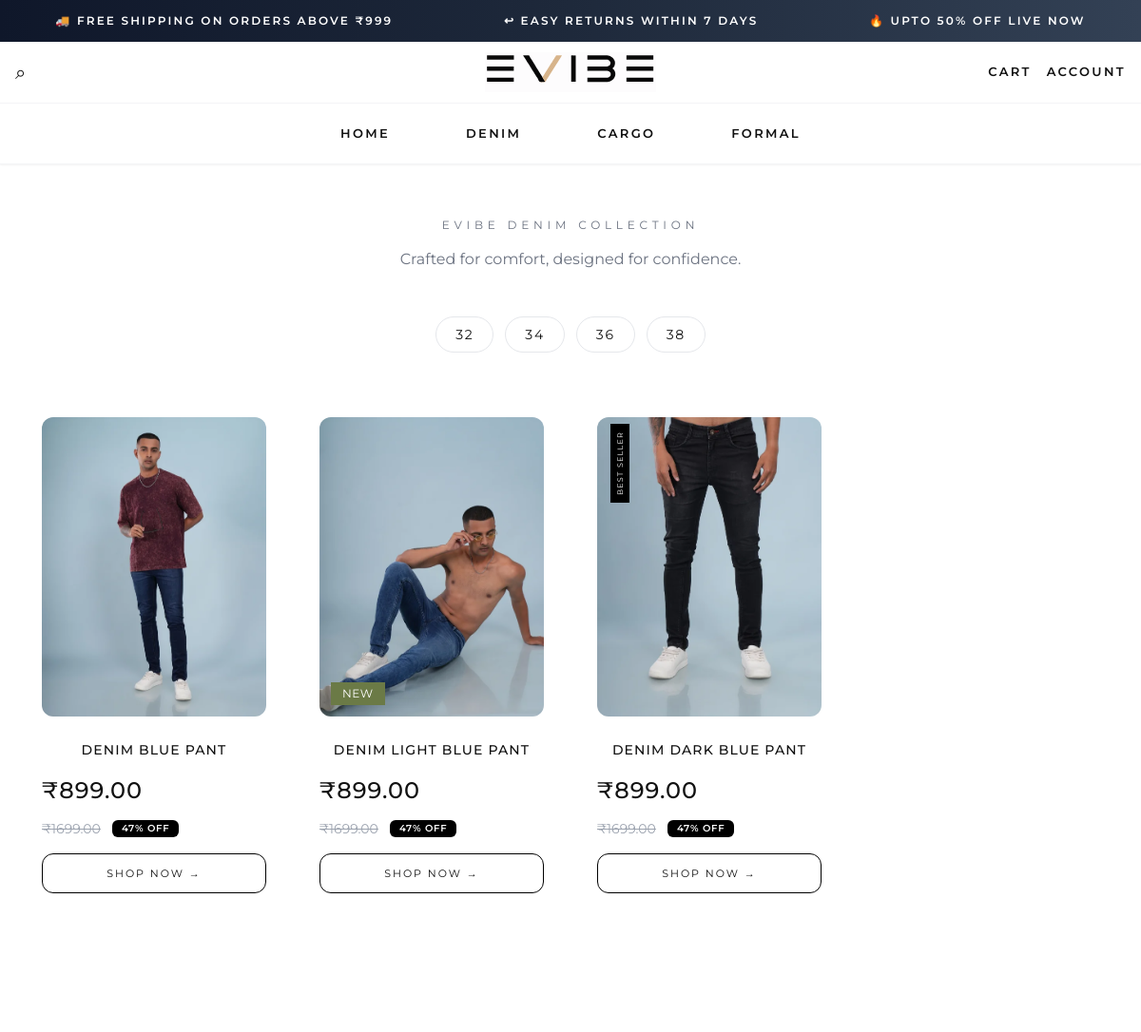
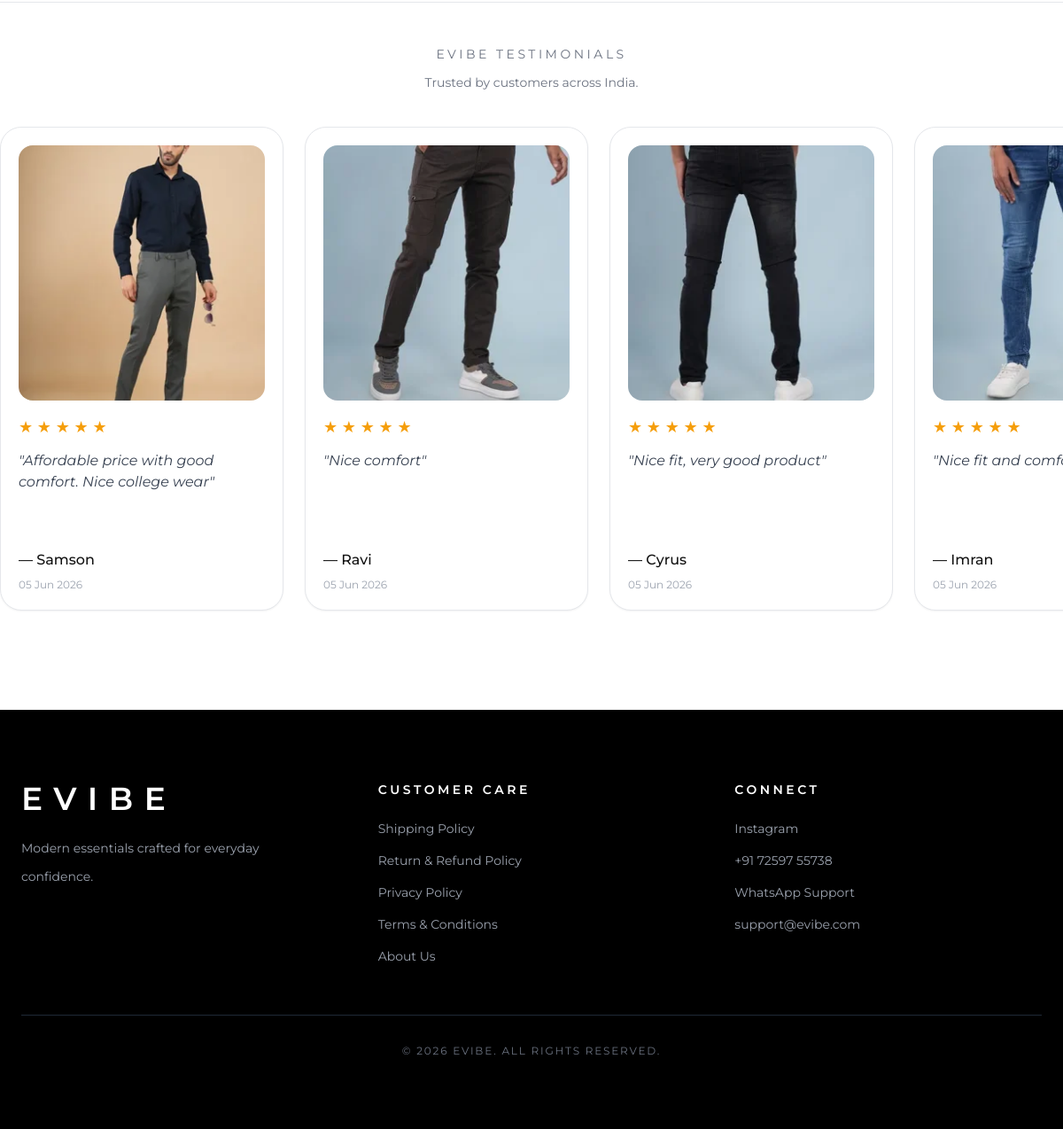
The app's page /category/denim/ with its own data (2 pictures, top to bottom).
### apps/store/models/category.py (models this page shows, shortened)
class Category(models.Model):
    name = models.CharField(max_length=100, unique=True)

### apps/store/models/product.py (models this page shows, shortened)
class Product(models.Model):
    product_code = models.CharField(max_length=100, unique=True)
    category = models.ForeignKey(
        Category,
        on_delete=models.SET_NULL,
        null=True,
        related_name="products"
    )
    name = models.CharField(max_length=255)
    slug = models.SlugField(max_length=255, unique=True, blank=True)
    cost_price = models.DecimalField(max_digits=10, decimal_places=2)
    mrp = models.DecimalField(max_digits=10, decimal_places=2)
    price = models.DecimalField(max_digits=10, decimal_places=2)
    description = models.TextField(blank=True, null=True)
    offer_price = models.DecimalField(max_digits=10, decimal_places=2, null=True, blank=True)
    offer_end = models.DateTimeField(null=True, blank=True)
    is_featured = models.BooleanField(default=False)
    featured_order = models.PositiveIntegerField(null=True, blank=True)
    is_best_seller = models.BooleanField(default=False)
    best_seller_order = models.PositiveIntegerField(null=True, blank=True)
    is_new_arrival = models.BooleanField(default=False)
    new_arrival_order = models.PositiveIntegerField(null=True, blank=True)
    all_products_order = models.IntegerField(null=True, blank=True, help_text="Controls order in View All Products page")
    show_countdown = models.BooleanField(default=False)
    active = models.BooleanField(default=True)
    created_at = models.DateTimeField(auto_now_add=True)
    def is_offer_active(self):
        return (
            self.offer_price and
            self.offer_end and
            self.offer_end > timezone.now()
        )
    def get_final_price(self):
        if self.is_offer_active():
            return self.offer_price
        return self.price
    def get_discount_percentage(self):
        final_price = self.get_final_price()
        if self.mrp > 0:
            discount = ((self.mrp - final_price) / self.mrp) * 100
            return round(discount)
        return 0

### apps/store/models/review.py (models this page shows, shortened)
class ProductReview(models.Model):
    product = models.ForeignKey(
        "store.Product",
        on_delete=models.CASCADE,
        related_name="reviews"
    )
    customer = models.ForeignKey(
        CustomerLead,
        on_delete=models.SET_NULL,
        null=True,
        blank=True,
        related_name="reviews"
    )
    display_name = models.CharField(
        max_length=100
    )
    city = models.CharField(
        max_length=100,
        blank=True,
        null=True
    )
    rating = models.PositiveSmallIntegerField(
        validators=[
            MinValueValidator(1),
            MaxValueValidator(5)
        ]
    )
    review = models.TextField(
        max_length=2000
    )
    is_verified_buyer = models.BooleanField(
        default=False
    )
    is_featured = models.BooleanField(
        default=False
    )
    is_approved = models.BooleanField(
        default=False
    )
    helpful_count = models.PositiveIntegerField(
        default=0
    )
    admin_notes = models.TextField(
        blank=True,
        null=True
    )
    created_by_customer = models.BooleanField(
        default=True
    )
    created_at = models.DateTimeField(
        auto_now_add=True
    )
    updated_at = models.DateTimeField(
        auto_now=True
    )
    class Meta:
        ordering = ["-created_at"]
        constraints = [
            models.UniqueConstraint(
                fields=["product", "customer"],
                condition=models.Q(
                    created_by_customer=True,
                    customer__isnull=False
                ),
                name="unique_customer_review_per_product"
            )
        ]

### apps/store/views/product_views.py (the view)
# urls.py: path("category/<slug:slug>/", category_products, name="category_products"),
def category_products(request, slug):
    category = get_object_or_404(Category, name__iexact=slug)
    products = Product.objects.filter(
        category=category,
        active=True
    ).prefetch_related('images')
    size = request.GET.get('size')
    if size:
        products = products.filter(variants__size=size)
    products = products.order_by(
        F('all_products_order').asc(nulls_last=True),
        '-created_at'
    ).distinct()
    available_sizes = ProductVariant.objects.filter(
    product__category=category,
    product__active=True
    ).values_list(
        'size',
        flat=True
    ).distinct().order_by('size')
    return render(request, "store/category.html", {
        "category": category,
        "products": products,
        "available_sizes": available_sizes,
        "selected_size": size,
        "testimonials": get_testimonials(),
    })

### apps/customer_engagement/context_processors.py (called while the page is built, shortened)
def evibe_customer(request):
    return {
        "evibe_customer_name":
            request.session.get(
                "evibe_customer_name"
            ),
        "reward_coupon":
            request.session.get(
                "reward_coupon"
            )
    }

def reward_context(request):
    customer_id = request.session.get(
        "evibe_customer_id"
    )
    if not customer_id:
        return {}

### apps/store/context_processors.py (called while the page is built)
def cart_item_count(request):
    cart = request.session.get("cart", {})
    total_items = sum(cart.values())
    return {
        "cart_item_count": total_items
    }

### apps/store/views/product_views.py (called while the page is built)
def get_testimonials():
    return ProductReview.objects.filter(
        is_approved=True,
        rating__gte=4,
        images__isnull=False
    ).prefetch_related(
        "images",
        "customer"
    ).distinct().order_by(
        "-created_at"
    )[:20]

### apps/store/templates/store/category.html (shortened to what this page needs)
{% extends "store/base.html" %}
{% block content %}
<div class="max-w-[1500px] mx-auto px-4 md:px-8 py-10 md:py-14">
    <div class="text-center mb-12">
        <p class="text-xs
                uppercase
                tracking-[0.4em]
                text-gray-500
                mb-4">
            EVIBE {{ category.name }} COLLECTION
        </p>
        <p class="mt-4
                text-gray-500
                max-w-2xl
                mx-auto
                text-center">
            Crafted for comfort, designed for confidence.
        </p>
    </div>
    <div class="flex flex-wrap gap-3 justify-center mb-10 md:mb-14">
            {% for size in available_sizes %}
                <a href="?size={{ size }}"
                class="
                    border
                    rounded-full
                    px-5 py-2
                    text-sm
                    tracking-[0.12em]
                    uppercase transition duration-300
                    {% if selected_size == size %}
                        bg-black text-white
                    {% else %}
                        hover:bg-black hover:text-white
                    {% endif %}
                    ">
                    {{ size }}
                </a>
            {% endfor %}
    </div>
    <div class="grid grid-cols-2
            lg:grid-cols-4
            gap-3 md:gap-8">
        {% for product in products %}
            <div class="group bg-white
                        p-2 md:p-3
                        rounded-2xl
                        transition-all duration-500
                        hover:-translate-y-1
                        hover:shadow-xl">
                <a href="{% url 'product_detail' product.slug %}">
                    {% if product.images.first %}
                    <div class="relative">
                        {% if product.is_best_seller %}
                                <span class="absolute left-6 top-20
                                            bg-black text-white
                                            text-[8px]
                                            px-2 py-1
                                            tracking-[0.15em]
                                            rotate-[-90deg]
                                            origin-left
                                            z-10">
                                    BEST SELLER
                                </span>
                        {% endif %}
                        {% if product.is_new_arrival %}
                            <span class="absolute bottom-3 left-3 bg-[#6B7A46] text-white text-xs px-3 py-1 tracking-wider z-10">
                                NEW
                            </span>
                        {% endif %}
                        <picture>
                            <source media="(max-width: 600px)"
                                    srcset="{{ product.images.first.optimized.400|default:product.images.first.original_image.url }}">
                            <source media="(max-width: 1024px)"
                                    srcset="{{ product.images.first.optimized.800|default:product.images.first.original_image.url }}">
                            <img src="{{ product.images.first.optimized.800|default:product.images.first.original_image.url }}"
                                loading="lazy"
                                decoding="async"
                                class="w-full aspect-[3/4]
                                object-cover
                                rounded-xl
                                mb-3
                                group-hover:scale-[1.02]
                                transition duration-500">
                        </picture>
                    </div>
                    {% endif %}
                    <h3 class="product-title">
                        {{ product.name }}
                    </h3>
                </a>
                {% if product.get_final_price != product.price %}
                    <div class="flex items-center gap-3 mt-3">
                        <p class="text-[22px]
                            md:text-[24px]
                            font-medium
                            tracking-[0.04em]">
                            ₹{{ product.get_final_price }}
                        </p>
                    </div>
                {% else %}
                    <p class="text-[22px]
                            md:text-[24px]
                            font-medium
                            tracking-[0.04em]">
                        ₹{{ product.price }}
                    </p>
                {% endif %}
                <div class="flex items-center gap-3 mt-3">
                           <p class="text-sm
                                text-gray-400
                                line-through">
                            ₹{{ product.mrp }}
                        </p>
                        <span class="bg-black text-white
                                    text-[9px] md:text-[10px]
                                    font-semibold
                                    px-2.5 py-1
                                    rounded-md
                                    tracking-[0.08em]
                                    uppercase
                                    leading-none">
                            {{ product.get_discount_percentage }}% Off
                        </span>
                </div>
                    <a href="{% url 'product_detail' product.slug %}"
                        class="mt-4
                            flex
                            items-center
                            justify-center
                            w-full
                            px-6 py-3
                            border
                            border-black
                            text-[11px]
                            uppercase
                            tracking-[0.18em]
                            rounded-xl
                            hover:bg-black
                            hover:text-white
                            transition">
                        SHOP NOW →
                    </a>
            </div>
        {% endfor %}
    </div>
</div>
{% include "store/testimonials.html" %}
{% endblock %}

### apps/store/templates/store/testimonials.html (shortened to what this page needs)
<section class="mt-20 border-t pt-12">
    <div class="text-center mb-10">
        <h2 class="text-sm
                   uppercase
                   tracking-[0.25em]
                   text-gray-500">
            EVIBE TESTIMONIALS
        </h2>
        <p class="mt-3
          text-gray-500
          text-sm">
            Trusted by customers across India.
        </p>
    </div>
<div class="overflow-hidden">
    <div id="testimonialSlider"
        class="flex gap-6 pb-4 transition-all duration-700">
        {% for review in testimonials %}
            <div class="flex-shrink-0
                        w-[320px]
                        bg-white
                        rounded-3xl
                        border
                        p-5
                        shadow-sm
                        flex
                        flex-col">
                {% with image=review.images.first %}
                    {% if image %}
                        <img
                            src="{{ image.optimized.400|default:image.original_image.url }}"
                            class="w-full
                                   h-72
                                   object-cover
                                   rounded-2xl">
                    {% endif %}
                {% endwith %}
                <div class="mt-4
                    text-lg
                    text-amber-500">
                    {% for i in "12345" %}
                        {% if forloop.counter <= review.rating %}
                            ★
                        {% else %}
                            ☆
                        {% endif %}
                    {% endfor %}
                </div>
                <p class="mt-3
                    text-gray-700
                    italic
                    flex-grow">
                    "{{ review.review }}"
                </p>
                <div class="mt-auto pt-4">
                    <p class="font-medium">
                        — {{ review.display_name }}
                    </p>
                    <p class="text-xs text-gray-400 mt-2">
                        {{ review.created_at|date:"d M Y" }}
                    </p>
                </div>
            </div>
        {% endfor %}
        </div>
    </div>
</section>

### apps/store/templates/store/base.html (style rules this page uses)
html, body { overflow-x:hidden; max-width:100%; }
body { font-family: 'Montserrat', sans-serif; color:#111; }
.product-title { font-size:14px; font-weight:500; text-transform:uppercase; letter-spacing:0.08em; line-height:1.5; min-height:48px; display:flex; align-items:center; justify-content:center; text-align:center; }

### records on screen
Category: name "DENIM"
Product: shows a picture, name "DENIM BLUE PANT", price "899.00", mrp "1699.00", get_discount_percentage "47"
Product: is_new_arrival "NEW", shows a picture, name "DENIM LIGHT BLUE PANT", price "899.00", mrp "1699.00", get_discount_percentage "47"
Product: is_best_seller "BEST SELLER", shows a picture, name "DENIM DARK BLUE PANT", price "899.00", mrp "1699.00", get_discount_percentage "47"
ProductReview: shows a picture, rating 5 (drawn), review "Affordable price with good comfort. Nice college wear", display_name "Samson", created_at "05 Jun 2026"
ProductReview: shows a picture, rating 5 (drawn), review "Nice comfort", display_name "Ravi", created_at "05 Jun 2026"
ProductReview: shows a picture, rating 5 (drawn), review "Nice fit, very good product", display_name "Cyrus", created_at "05 Jun 2026"
ProductReview: shows a picture, rating 5 (drawn), review "Nice fit and…", display_name "Imran", created_at "05 Jun 2026"

### other values on screen
{{ size }} "32" "34" "36" "38"
